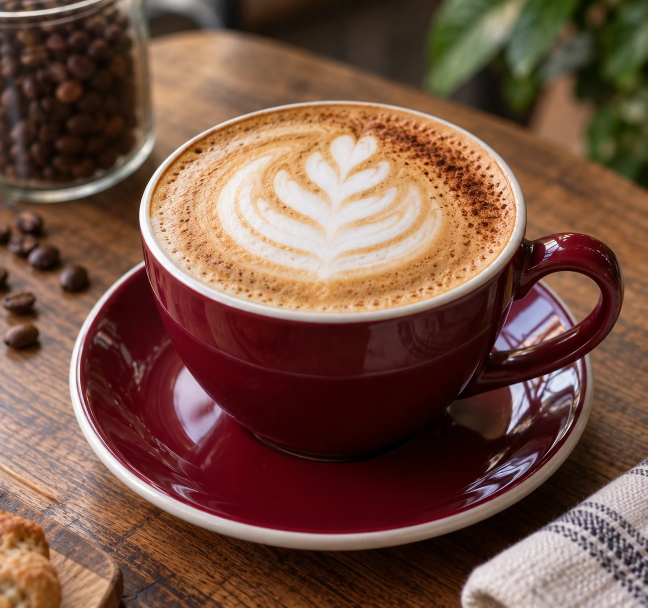
#> input picture assets/drinks/sources/cappuccino-src.webp, 1295 x 1215 px (shown at 1/2 size)
$ python -i make-drinks.py   (imports and definitions only)
#> lines starting #> are read from the running program, lines starting #| are printed output that depends on the picture
#> further down, picture is the input picture: PIL image 1295x1215 RGB; mean R, G, B 117.5, 83.4, 68.9
#!/usr/bin/env python3
"""Renders the hero orbit's drink stills from the client-supplied photographs.

Each drink is cut out of its photograph -- no disc, no frame, no vignette --
so the cup floats free against the hero's own dark field: "coffee in vacuum",
not a photo in a circle. Cutting out replaces the circular-mask-over-a-square-
crop approach the first version of this file used.

Segmentation runs locally (rembg / u2net, CPU, no account or API key) rather
than through a hosted background-removal API, because this container's
outbound network is allow-listed and does not reach one. The u2net weights
(176 MB) download once from a GitHub release on first run and then cache in
~/.rembg -- expect that first run to take a little longer.

There is deliberately no espresso, americano, mocha or iced coffee here,
because no photograph of those was supplied and darkening the cappuccino to
stand in for them would be a fabricated menu item.

Run:  python3 tools/make-drinks.py
"""
import io
import json
import math
import os

import numpy as np
from PIL import Image, ImageEnhance, ImageFilter, ImageOps
from scipy import ndimage

UPLOADS = "/root/.claude/uploads/7d969982-7431-5130-b512-593f4c1a4612"
ROOT = os.path.dirname(os.path.dirname(os.path.abspath(__file__)))
OUT = os.path.join(ROOT, "assets", "drinks")
SOURCES = os.path.join(OUT, "sources")  # committed to the repo, unlike UPLOADS

# slug: (source file, crop box as source fractions (l, t, r, b), credit)
# A source under assets/drinks/sources/ is committed to the repo and resolved
# there; anything else is looked up in the session's upload directory, which
# is not part of the repo and will not exist in a later session -- re-supply
# the photo and repoint the entry if one of those ever needs regenerating.
# The crop is generous rather than square -- it only needs to contain the
# whole cup with room to spare; the cutout's own silhouette decides the
# final shape and aspect ratio, not this box.
DRINKS = {
    "cappuccino":   ("sources/cappuccino-src.webp", (0.0, 0.0, 1.0, 1.0),
                      "Photograph supplied by the client; rights not yet confirmed"),
    "flat-white":   ("1302bbc0-image.jpg", (0.145, 0.430, 0.855, 0.749),
                      "Guest photo by @nishaaarl, reshared by the cafe"),
    "jasmine":      ("sources/jasmine-src.webp", (0.0, 0.0, 1.0, 1.0),
                      "Photograph supplied by the client; rights not yet confirmed"),
    "fruits-eden":  ("sources/fruits-eden-src.webp", (0.0, 0.0, 1.0, 1.0),
                      "Photograph supplied by the client; rights not yet confirmed"),
    "single-origin":("abc596dc-image.jpg", (0.020, 0.470, 0.600, 0.934),
                      "Family Room Coffee retail packaging"),
}

LONG_EDGE = 1100  # input resolution handed to segmentation


# [34 lines left out: function cut_out, not called in this run]


cut_out.session = None


# [16 lines left out: function trim_to_subject, not called in this run]


def warm(im, r, g, b):
    """A gentle channel tilt toward the roast, applied after desaturation so
    the grey it leaves behind is warm rather than neutral. RGB only -- the
    caller keeps the alpha channel untouched."""
    a = np.asarray(im).astype(np.float32) * np.array([r, g, b], np.float32)
    return Image.fromarray(np.clip(a, 0, 255).astype(np.uint8), "RGB")


def grade(im):
    """One restrained grade across the set. The photographs are of bright
    ceramic -- teal, cobalt, red -- on orange wood, and at full saturation
    five of them floating together read as a colour wheel rather than a
    coffee bar. Pulling the saturation down and warming what is left keeps
    them photographic while letting the espresso background carry the
    palette. Runs on the RGB channels only; alpha is preserved as-is."""
    rgb = im.convert("RGB")
    rgb = ImageOps.autocontrast(rgb, cutoff=(0.3, 0.0), preserve_tone=True)
    rgb = ImageEnhance.Color(rgb).enhance(0.66)
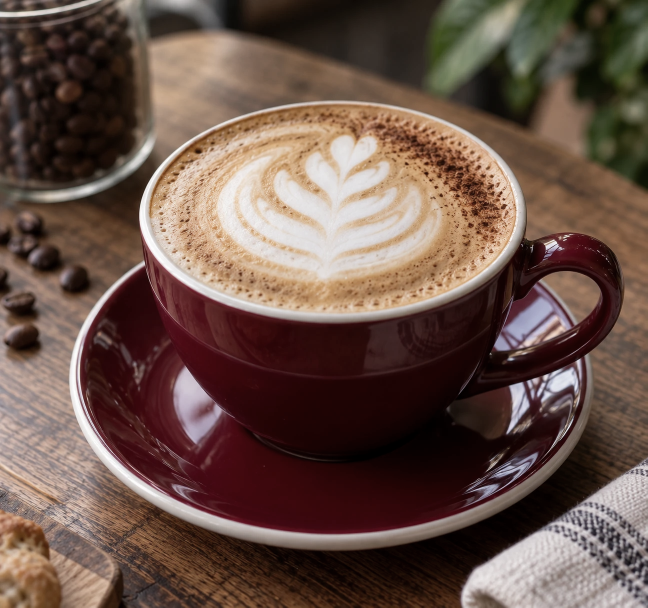
#> rgb: PIL image 1295x1215 RGB (shown at 1/2 size); mean R, G, B 105.6, 83.1, 73.2
    rgb = warm(rgb, 1.045, 1.0, 0.915)
#> in warm, `a = np.asarray(im).astype(np.float32) * np.array([r, g, b], np.float32)`:
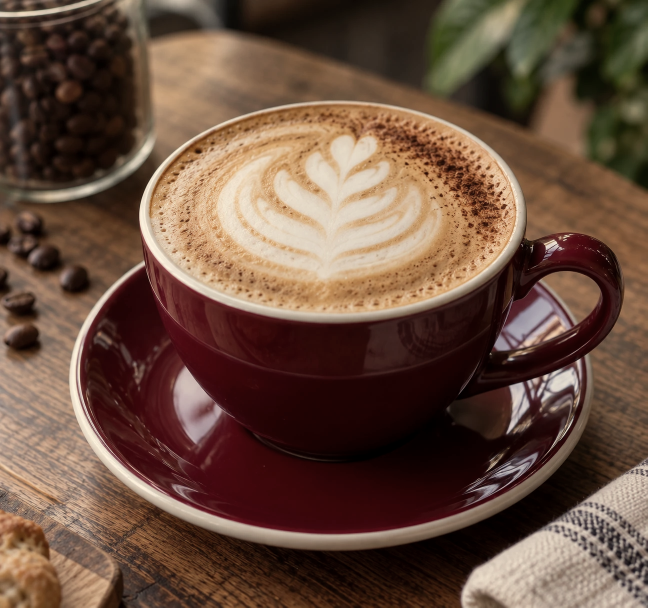
#> a: shape (1215, 1295, 3) float32 (shown at 1/2 size); mean R, G, B 110.4, 82.9, 66.8; drawn with min black and max white
    rgb = ImageEnhance.Contrast(rgb).enhance(1.07)
#> (the run stopped early here; a loop or call above may not have finished)

$ run again, on assets/photos/avocado-toast-card.jpg
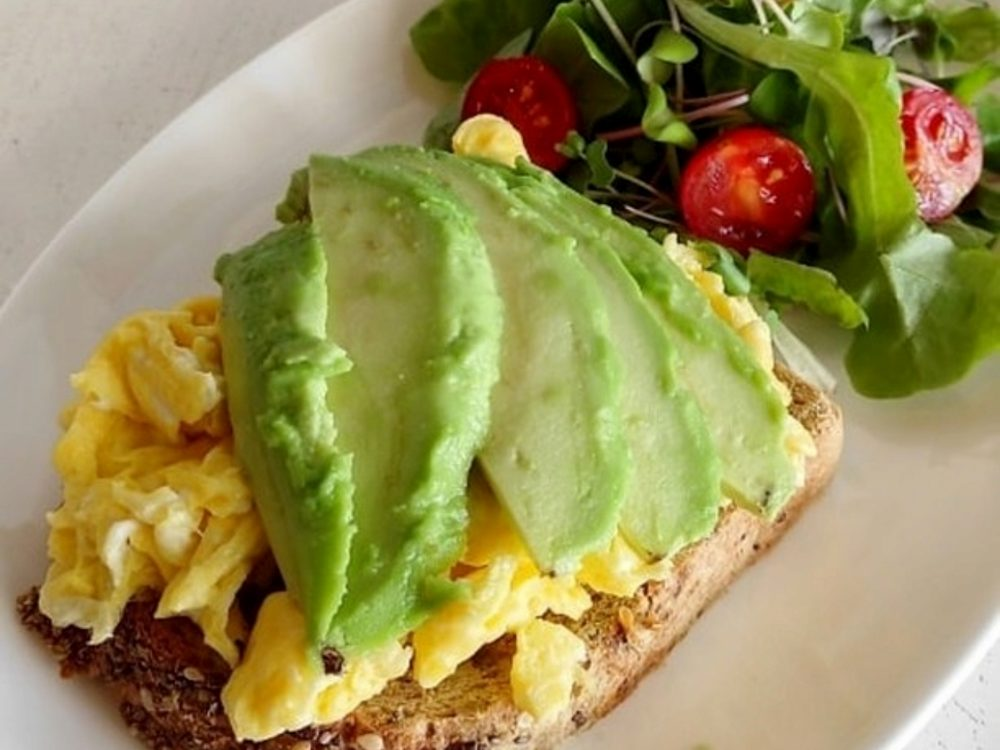
#> input picture assets/photos/avocado-toast-card.jpg, 1000 x 750 px
#> picture is the input picture: PIL image 1000x750 RGB; mean R, G, B 152.9, 142.6, 87
#> in grade, `rgb = ImageEnhance.Color(rgb).enhance(0.66)`:
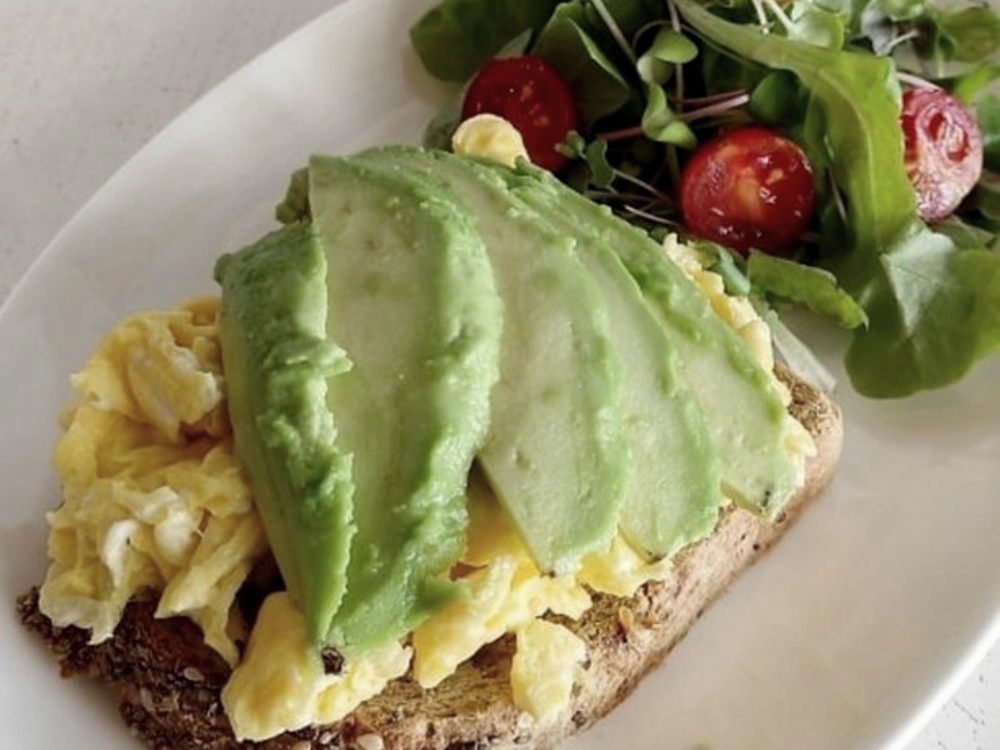
#> rgb: PIL image 1000x750 RGB; mean R, G, B 146.5, 139.7, 102.9
#> in warm, `a = np.asarray(im).astype(np.float32) * np.array([r, g, b], np.float32)`:
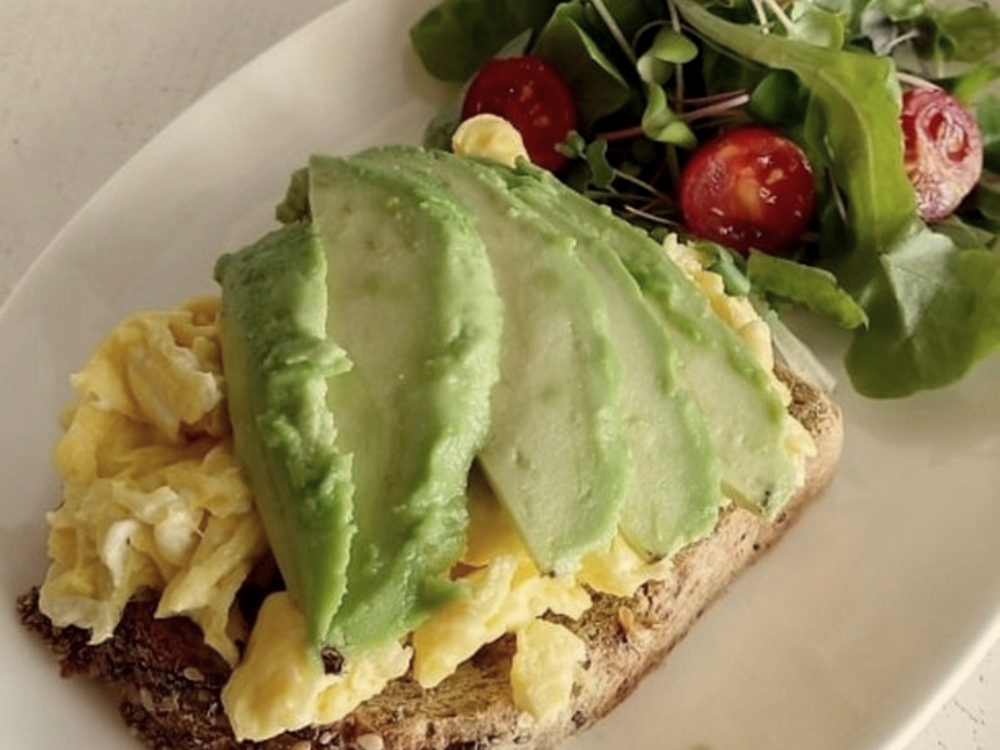
#> a: shape (750, 1000, 3) float32; mean R, G, B 153.1, 139.7, 94.2; drawn with min black and max white

$ run again, on assets/photos/avocado-toast-thumb.jpg
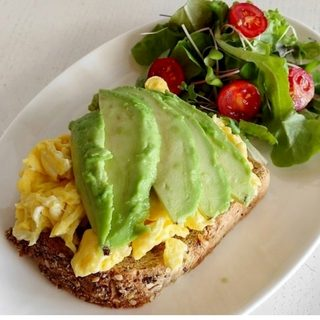
#> input picture assets/photos/avocado-toast-thumb.jpg, 320 x 320 px
#> picture is the input picture: PIL image 320x320 RGB; mean R, G, B 159.5, 148, 101.6
#> in grade, `rgb = ImageEnhance.Color(rgb).enhance(0.66)`:
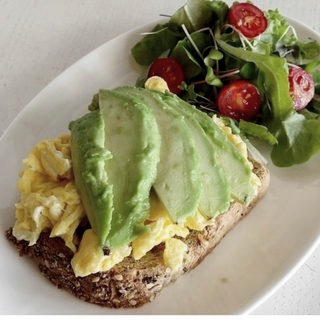
#> rgb: PIL image 320x320 RGB; mean R, G, B 152.9, 145.3, 114.4
#> in warm, `a = np.asarray(im).astype(np.float32) * np.array([r, g, b], np.float32)`:
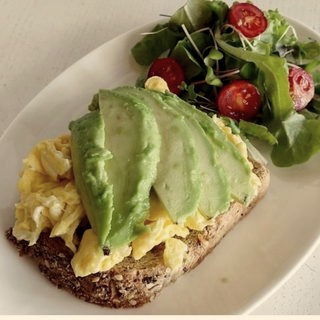
#> a: shape (320, 320, 3) float32; mean R, G, B 159.7, 145.3, 104.7; drawn with min black and max white
